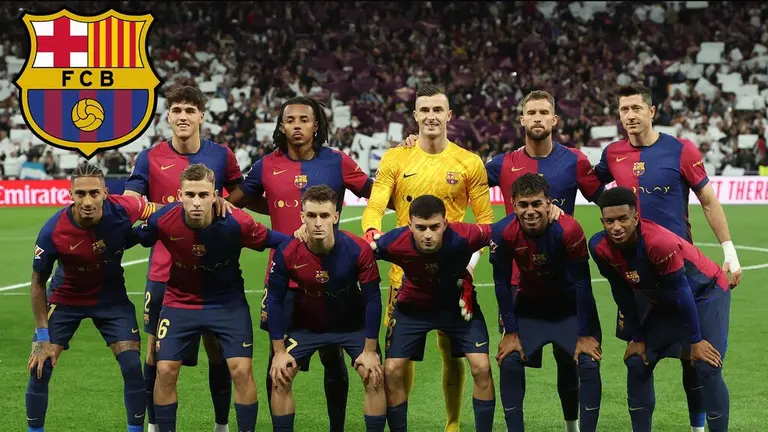
#> input picture imagenes/barcelona.jpg, 768 x 432 px
$ python filtros.py   (older library calls are emulated)
#> lines starting #> are read from the running program, lines starting #| are printed output that depends on the picture
import cv2
import numpy as np
import matplotlib.pyplot as plt

# Cargar imagen en escala de grises
img_gray = cv2.imread("../imagenes/barcelona.jpg", cv2.IMREAD_GRAYSCALE)
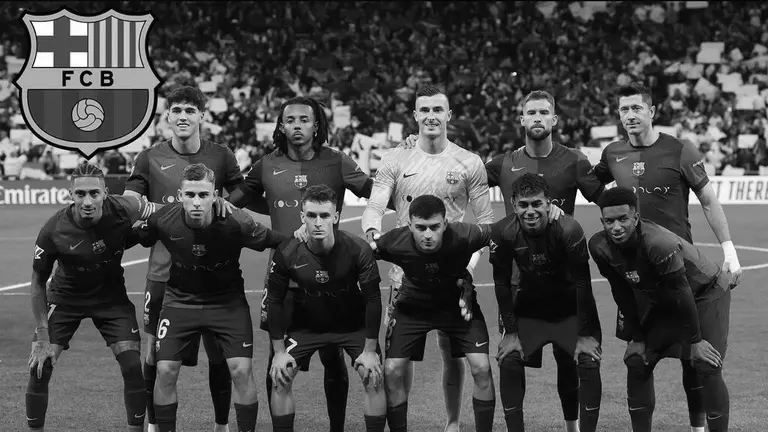
#> img_gray: shape (432, 768); min 0, max 255, mean 75

# También cargar en color para el sobel colorizado
img_color = cv2.imread("../imagenes/barcelona.jpg")
#> img_color is the input picture: shape (432, 768, 3); mean B, G, R 55.1, 74.9, 82.9
img_color = cv2.cvtColor(img_color, cv2.COLOR_BGR2RGB)

# Lista de kernels
kernels = {
    "Original": np.array([[0]]),
    "Sharpen": np.array([[0, -1, 0], [-1, 5, -1], [0, -1, 0]]),
    "Box Blur": np.ones((3, 3), np.float32) / 9.0,
    "Gaussian Blur": cv2.getGaussianKernel(3, 0) @ cv2.getGaussianKernel(3, 0).T,
    "Sobel Y": np.array([[-1, -2, -1], [0, 0, 0], [1, 2, 1]]),
    "Sobel X": np.array([[-1, 0, 1], [-2, 0, 2], [-1, 0, 1]]),
    "Prewitt Y": np.array([[-1, -1, -1], [0, 0, 0], [1, 1, 1]]),
}

# Aplicar cada filtro en escala de grises
results = {"Original": img_gray}
for name, kernel in kernels.items():
    if name != "Original":
        results[name] = cv2.filter2D(img_gray, -1, kernel)
#> after the loop, results = 7 items

# Agregar el filtro Sobel colorizado
from matplotlib.colors import hsv_to_rgb

gx = cv2.Sobel(img_gray, cv2.CV_64F, 1, 0, ksize=3)
gy = cv2.Sobel(img_gray, cv2.CV_64F, 0, 1, ksize=3)
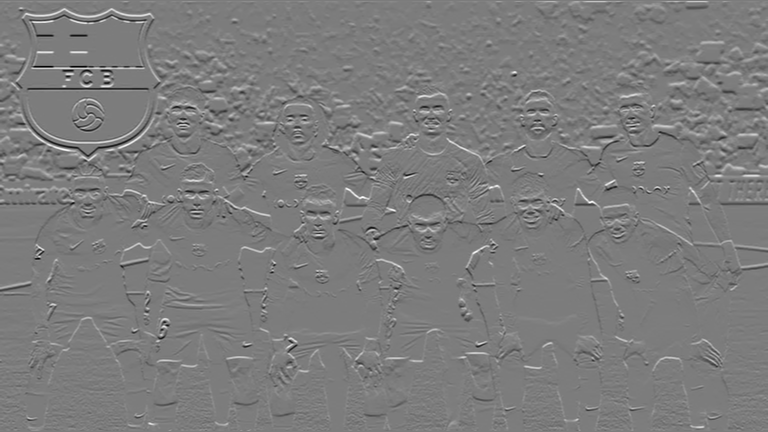
#> gy: shape (432, 768) float64; min -894, max 934, mean 1.3; drawn with min black and max white

magnitude = np.sqrt(gx**2 + gy**2)
angle = np.arctan2(gy, gx)
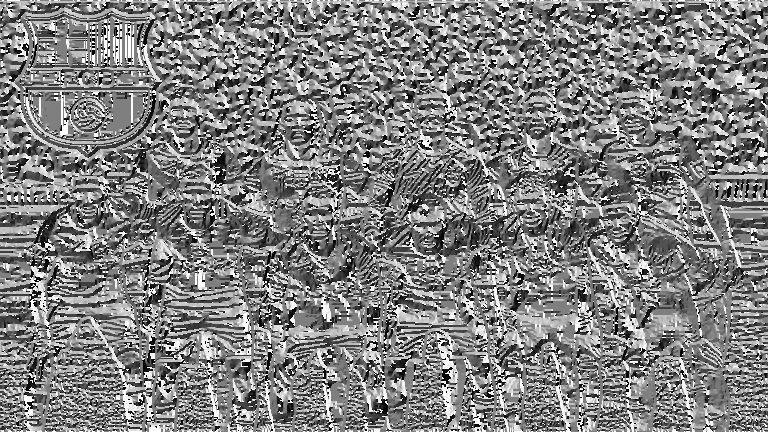
#> angle: shape (432, 768) float64; min -3.14, max 3.14, mean 0.0356; drawn with min black and max white
angle_normalized = (angle + np.pi) / (2 * np.pi)

# Crear imagen HSV con mayor intensidad
hue = angle_normalized
saturation = np.ones_like(hue)
value = np.clip((magnitude / magnitude.max()) * 2.5, 0, 1)
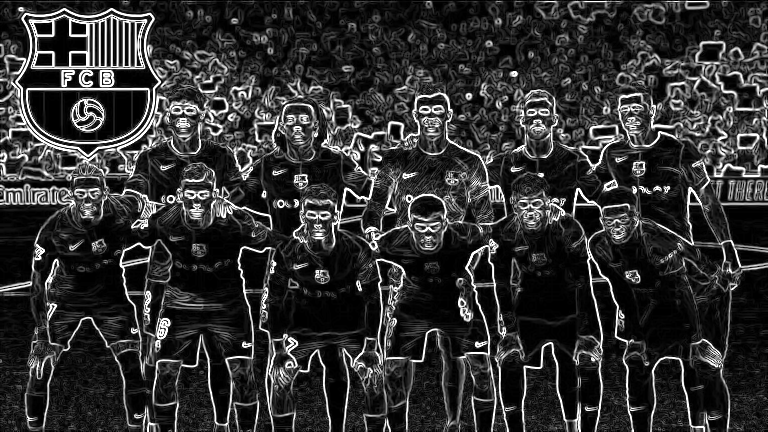
#> value: shape (432, 768) float64; min 0, max 1, mean 0.195

hsv_image = np.stack((hue, saturation, value), axis=-1)
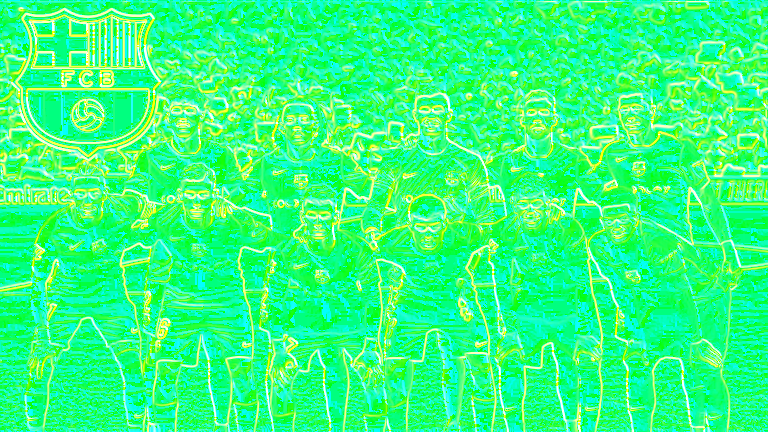
#> hsv_image: shape (432, 768, 3) float64; mean of channels 0, 1, 2 0.506, 1, 0.195; drawn as B, G, R
rgb_image = (hsv_to_rgb(hsv_image) * 255).astype(np.uint8)
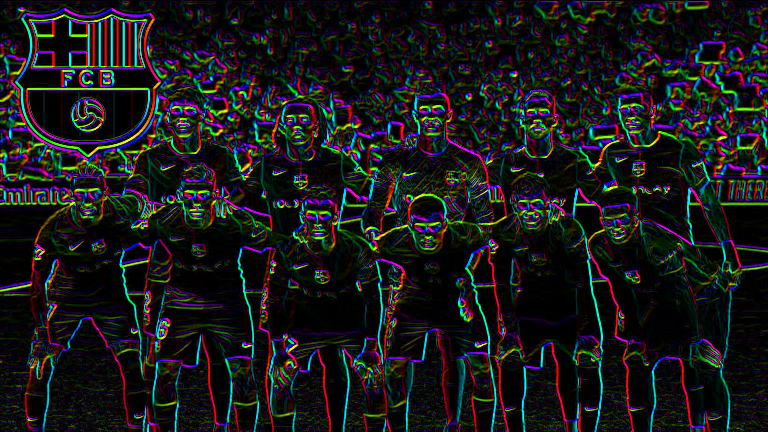
#> rgb_image: shape (432, 768, 3); mean R, G, B 24.6, 24.5, 25
results["Sobel Color"] = rgb_image


# Mostrar los resultados
cols = 4
rows = (len(results) + cols - 1) // cols
#> rows = 2
plt.figure(figsize=(16, 4 * rows))

for i, (name, result) in enumerate(results.items()):
    plt.subplot(rows, cols, i + 1)
    if name == "Sobel Color":
        plt.imshow(result)
    else:
        plt.imshow(result, cmap='gray')
    plt.title(name)
    plt.axis("off")
#> this loop made 8 passes
#> name on passes 1 to 8: 'Original', 'Sharpen', 'Box Blur', 'Gaussian Blur', 'Sobel Y', 'Sobel X', 'Prewitt Y', 'Sobel Color'

plt.tight_layout()
plt.show()
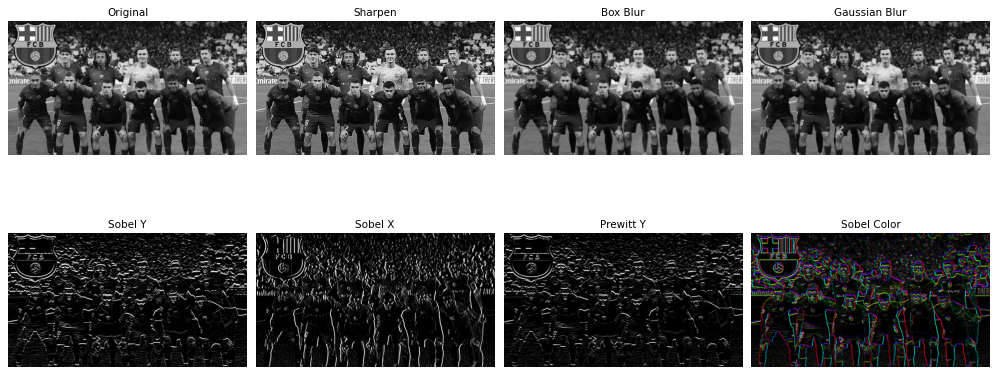
#> figure drawn by matplotlib, 8 panels

$ run again, with imagenes/Messi.jpg copied over imagenes/barcelona.jpg
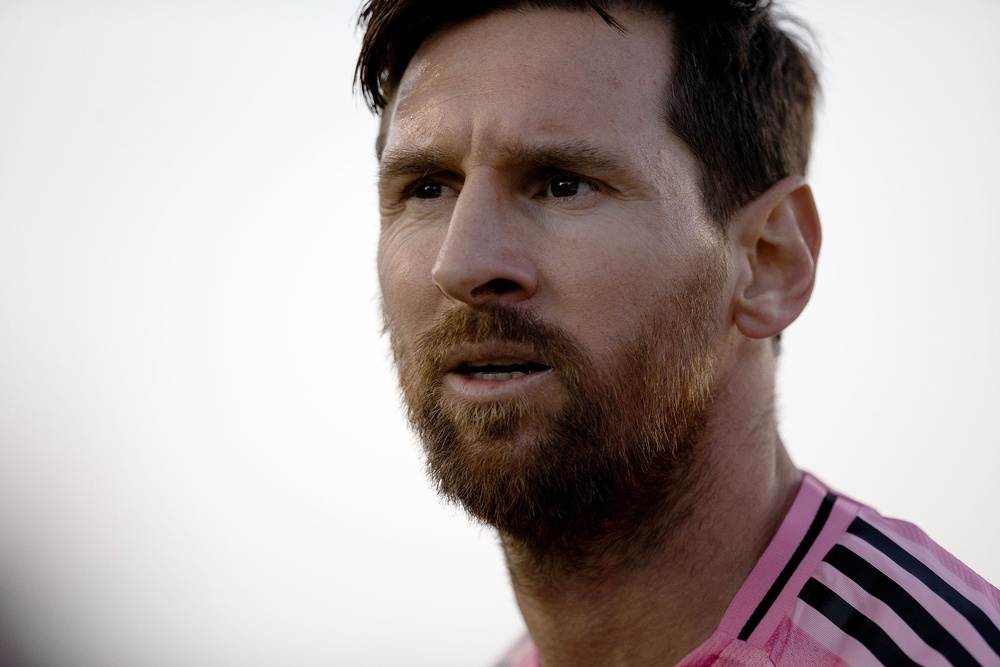
#> input picture imagenes/Messi.jpg, 1000 x 667 px, shrunk from 2048 x 1365 before the run
#> `img_gray = cv2.imread("../imagenes/barcelona.jpg", cv2.IMREAD_GRAYSCALE)`:
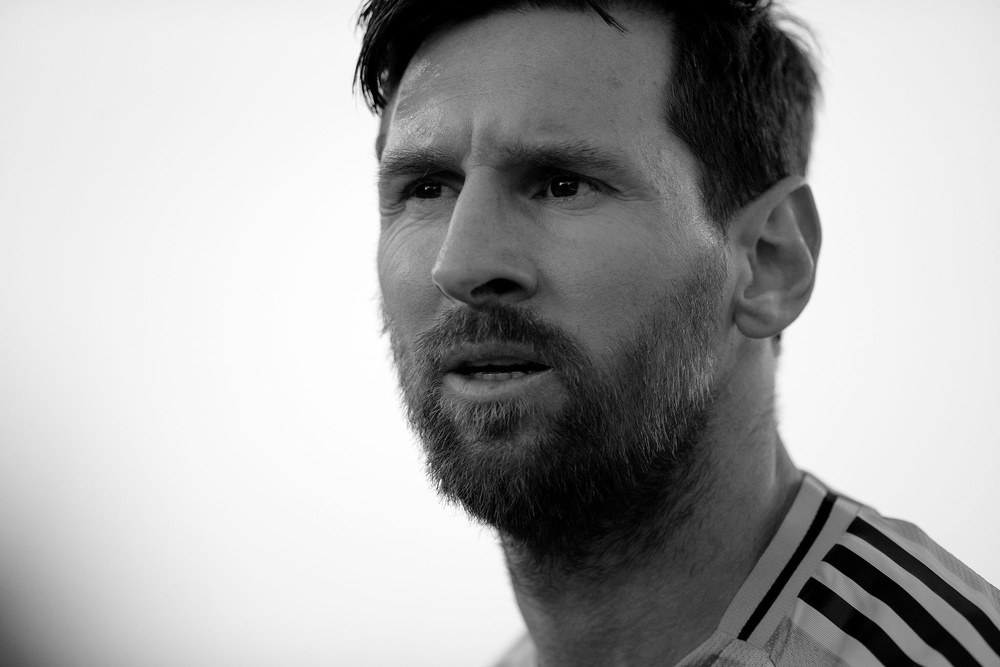
#> img_gray: shape (667, 1000); min 0, max 255, mean 167.2
#> img_color is the input picture: shape (667, 1000, 3); mean B, G, R 162.4, 164.2, 175
#> after the loop `for name, kernel in kernels.items():`: results = 7 items
#> `rgb_image = (hsv_to_rgb(hsv_image) * 255).astype(np.uint8)`:
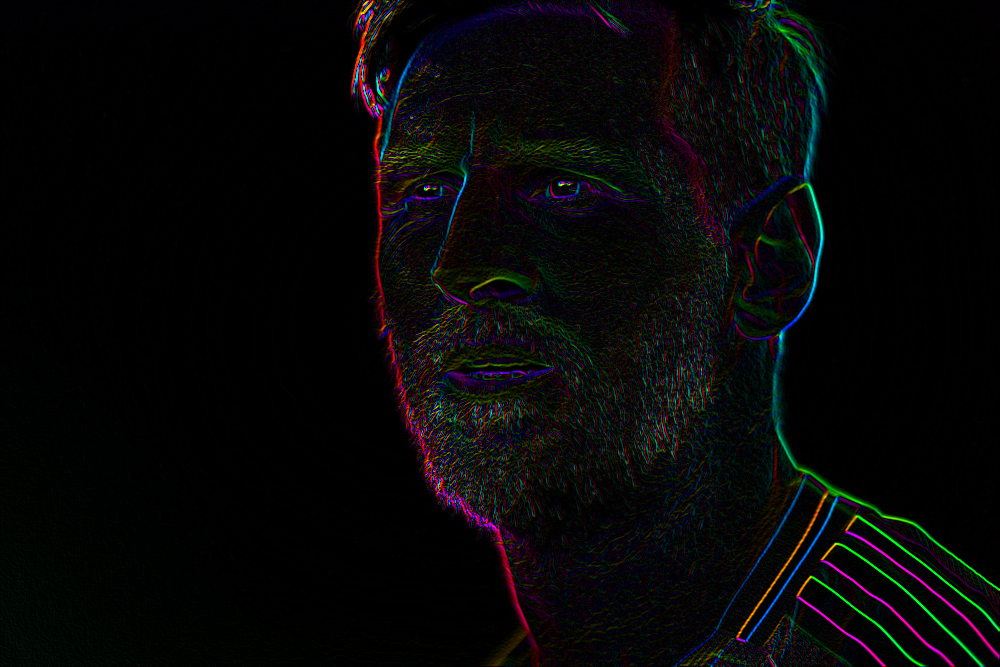
#> rgb_image: shape (667, 1000, 3); mean R, G, B 6.8, 6.9, 6.9
#> rows = 2
#> the loop `for i, (name, result) in enumerate(results.items()):` made 8 passes
#> name on passes 1 to 8: 'Original', 'Sharpen', 'Box Blur', 'Gaussian Blur', 'Sobel Y', 'Sobel X', 'Prewitt Y', 'Sobel Color'

$ run again, with imagenes/man.jpg copied over imagenes/barcelona.jpg
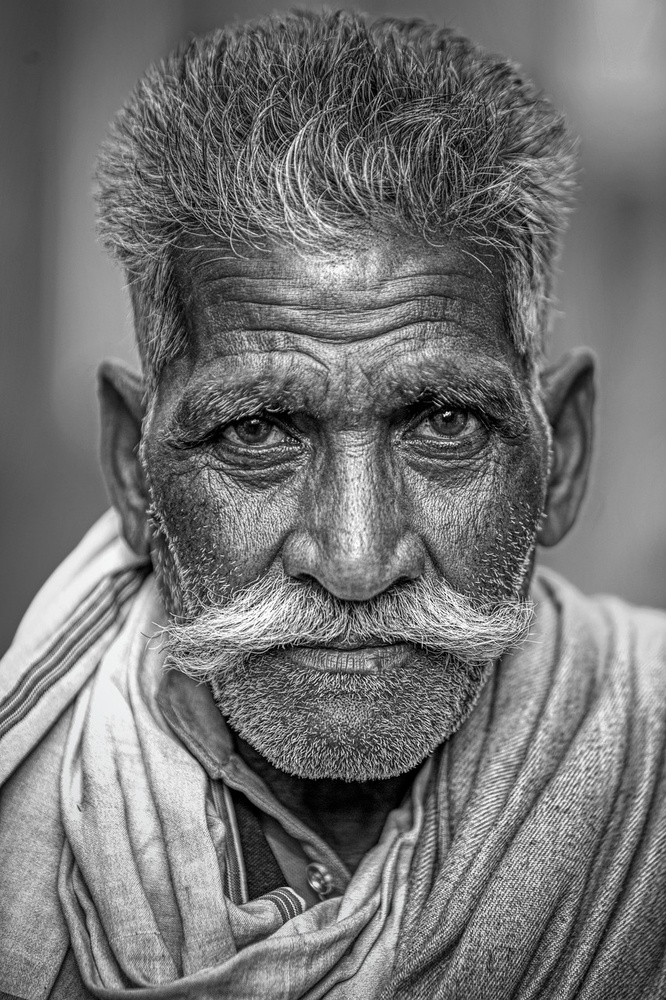
#> input picture imagenes/man.jpg, 666 x 1000 px, shrunk from 853 x 1280 before the run
#> img_color is the input picture: shape (1000, 666, 3); mean B, G, R 115.3, 115.3, 115.3
#> after the loop `for name, kernel in kernels.items():`: results = 7 items
#> `hsv_image = np.stack((hue, saturation, value), axis=-1)`:
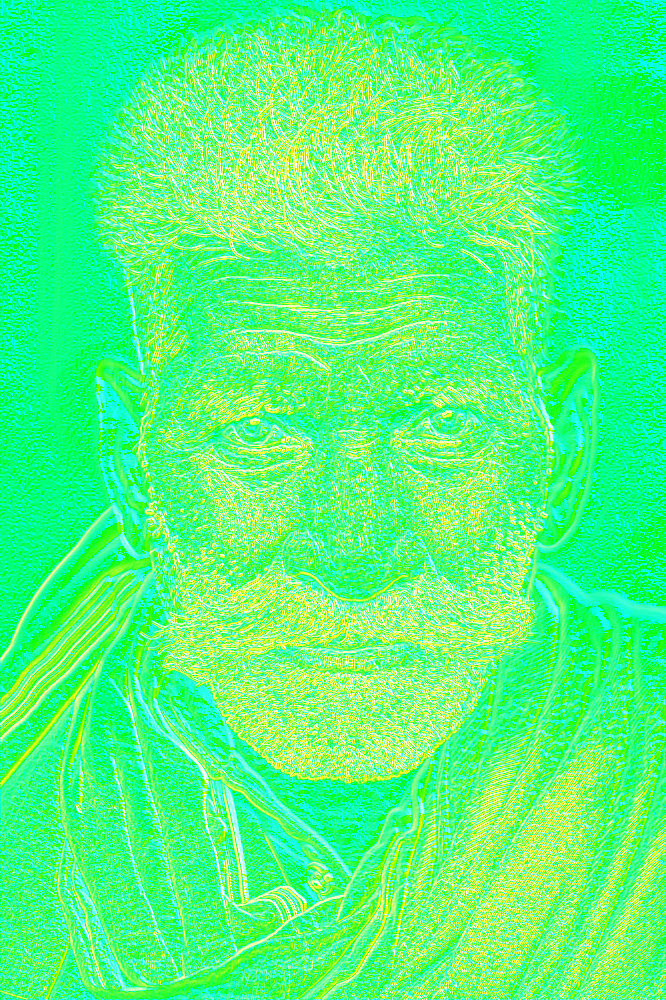
#> hsv_image: shape (1000, 666, 3) float64; mean of channels 0, 1, 2 0.499, 1, 0.315; drawn as B, G, R
#> `rgb_image = (hsv_to_rgb(hsv_image) * 255).astype(np.uint8)`:
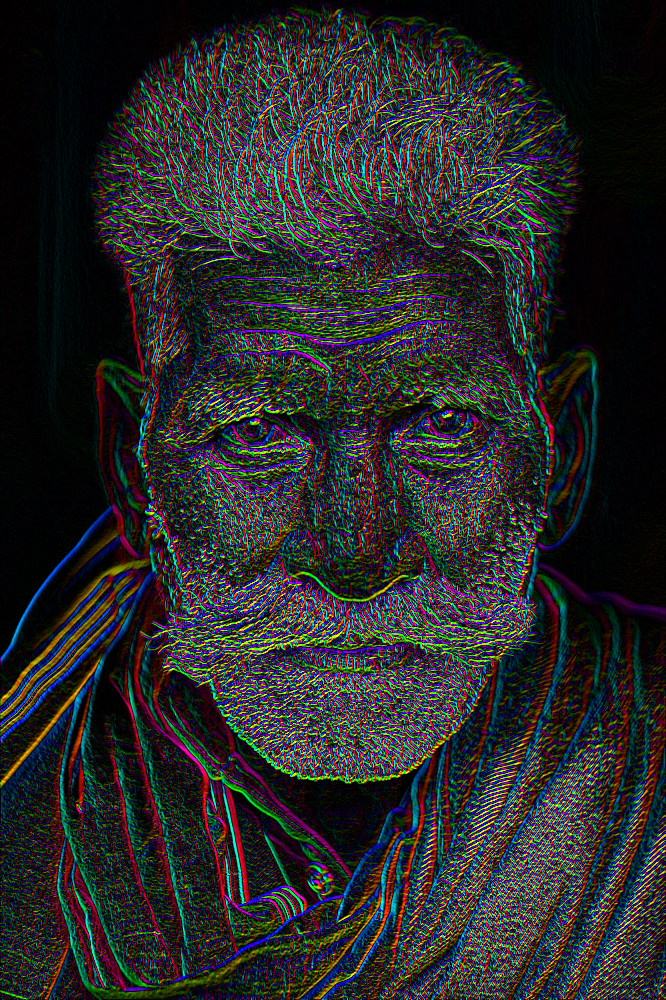
#> rgb_image: shape (1000, 666, 3); mean R, G, B 39.8, 40, 39.8
#> rows = 2
#> the loop `for i, (name, result) in enumerate(results.items()):` made 8 passes
#> name on passes 1 to 8: 'Original', 'Sharpen', 'Box Blur', 'Gaussian Blur', 'Sobel Y', 'Sobel X', 'Prewitt Y', 'Sobel Color'
